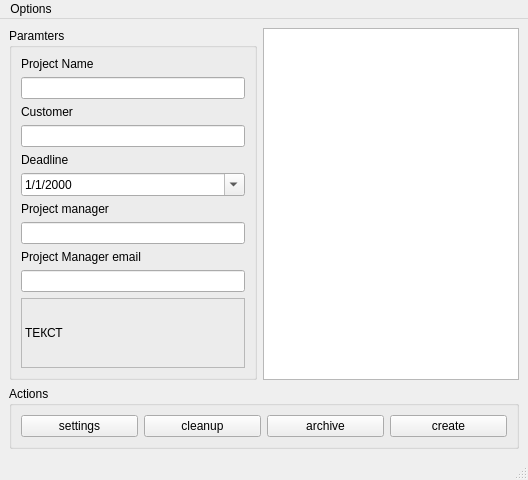
<?xml version="1.0" encoding="UTF-8"?>
<ui version="4.0">
 <class>projectManager</class>
 <widget class="QMainWindow" name="projectManager">
  <property name="geometry">
   <rect>
    <x>0</x>
    <y>0</y>
    <width>528</width>
    <height>480</height>
   </rect>
  </property>
  <property name="windowTitle">
   <string>MainWindow</string>
  </property>
  <widget class="QWidget" name="centralwidget">
   <layout class="QGridLayout" name="gridLayout">
    <item row="0" column="0">
     <widget class="QGroupBox" name="groupBox">
      <property name="title">
       <string>Paramters</string>
      </property>
      <layout class="QVBoxLayout" name="verticalLayout_6" stretch="0,0,0,0,0,0,0,1">
       <item>
        <layout class="QVBoxLayout" name="verticalLayout_2">
         <item>
          <widget class="QLabel" name="label">
           <property name="text">
            <string>Project Name</string>
           </property>
          </widget>
         </item>
         <item>
          <widget class="QLineEdit" name="projName_le"/>
         </item>
        </layout>
       </item>
       <item>
        <layout class="QVBoxLayout" name="verticalLayout_4">
         <item>
          <widget class="QLabel" name="label_4">
           <property name="text">
            <string>Customer</string>
           </property>
          </widget>
         </item>
         <item>
          <widget class="QLineEdit" name="cutomerName_le"/>
         </item>
        </layout>
       </item>
       <item>
        <layout class="QVBoxLayout" name="verticalLayout_5">
         <item>
          <widget class="QLabel" name="label_5">
           <property name="text">
            <string>Deadline</string>
           </property>
          </widget>
         </item>
         <item>
          <widget class="QDateEdit" name="deadline_de">
           <property name="displayFormat">
            <string>d/M/yyyy</string>
           </property>
           <property name="calendarPopup">
            <bool>true</bool>
           </property>
          </widget>
         </item>
        </layout>
       </item>
       <item>
        <widget class="QLabel" name="label_7">
         <property name="text">
          <string>Project manager</string>
         </property>
        </widget>
       </item>
       <item>
        <widget class="QLineEdit" name="projManagerName_le">
         <property name="text">
          <string/>
         </property>
        </widget>
       </item>
       <item>
        <widget class="QLabel" name="label_8">
         <property name="text">
          <string>Project Manager email</string>
         </property>
        </widget>
       </item>
       <item>
        <widget class="QLineEdit" name="projManagerEmail_le"/>
       </item>
       <item>
        <widget class="QLabel" name="info_lb">
         <property name="frameShape">
          <enum>QFrame::StyledPanel</enum>
         </property>
         <property name="text">
          <string>ТЕКСТ</string>
         </property>
        </widget>
       </item>
      </layout>
     </widget>
    </item>
    <item row="1" column="0" colspan="2">
     <widget class="QGroupBox" name="groupBox_2">
      <property name="title">
       <string>Actions</string>
      </property>
      <layout class="QHBoxLayout" name="horizontalLayout">
       <item>
        <widget class="QPushButton" name="settings_btn">
         <property name="text">
          <string>settings</string>
         </property>
        </widget>
       </item>
       <item>
        <widget class="QPushButton" name="cleanup_btn">
         <property name="text">
          <string>cleanup</string>
         </property>
        </widget>
       </item>
       <item>
        <widget class="QPushButton" name="arch_btn">
         <property name="text">
          <string>archive</string>
         </property>
        </widget>
       </item>
       <item>
        <widget class="QPushButton" name="create_btn">
         <property name="text">
          <string>create</string>
         </property>
        </widget>
       </item>
      </layout>
     </widget>
    </item>
    <item row="0" column="1">
     <widget class="QListWidget" name="proj_list"/>
    </item>
   </layout>
  </widget>
  <widget class="QMenuBar" name="menubar">
   <property name="geometry">
    <rect>
     <x>0</x>
     <y>0</y>
     <width>528</width>
     <height>21</height>
    </rect>
   </property>
   <widget class="QMenu" name="menuOptions">
    <property name="title">
     <string>Options</string>
    </property>
    <addaction name="actionSettings"/>
    <addaction name="separator"/>
    <addaction name="actionAbout"/>
   </widget>
   <addaction name="menuOptions"/>
  </widget>
  <widget class="QStatusBar" name="statusbar"/>
  <action name="actionSettings">
   <property name="text">
    <string>Settings</string>
   </property>
  </action>
  <action name="actionAbout">
   <property name="text">
    <string>About</string>
   </property>
  </action>
 </widget>
 <resources/>
 <connections/>
</ui>
